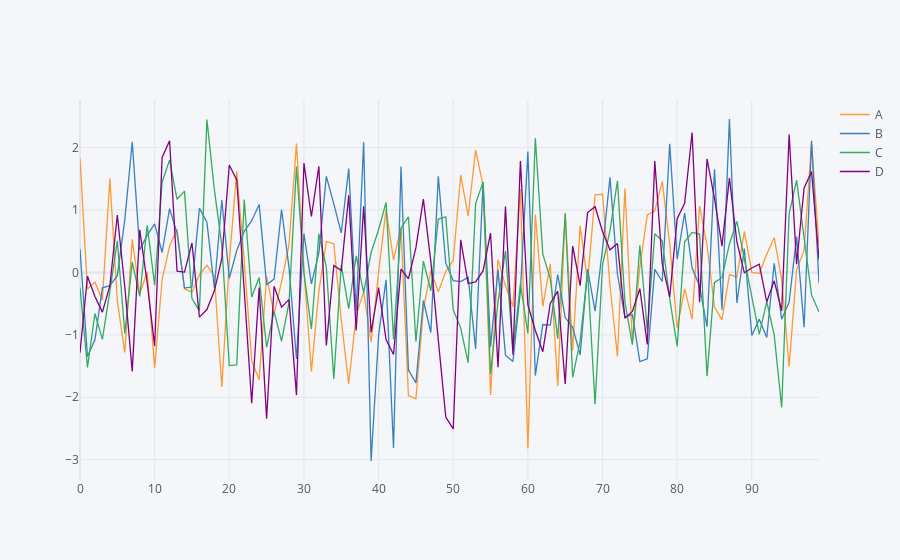

Notebook source saved alongside this figure:
### Code cell
##interactive plot with iplot
df1.iplot()
